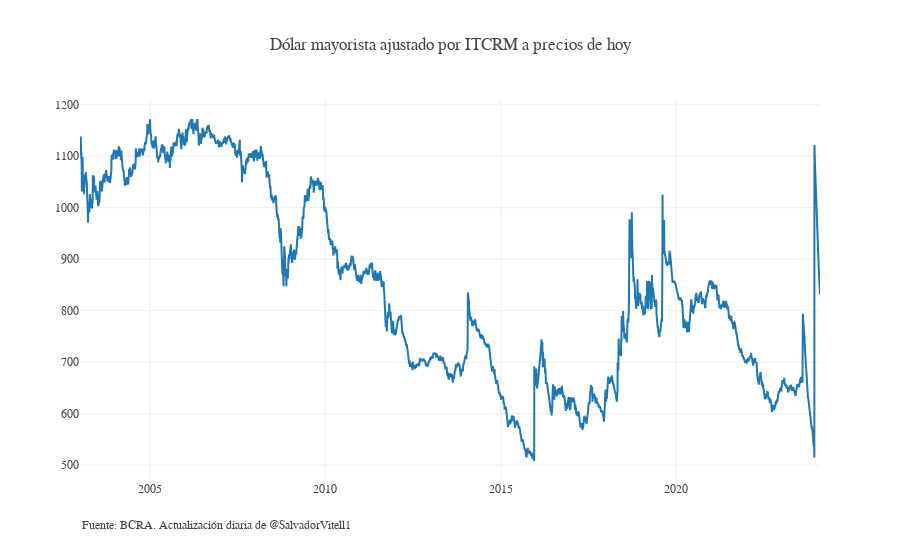

Notebook code for this chart:
### Code cell
inicio = "2003"
fig = go.Figure()
temp = df[inicio:].copy()
fig.add_trace(go.Scatter(x = temp.index, y = temp["dolar_ajustado_itcrm"]))
fig.update_layout(template = None, font_family = "georgia",
                  title_text = "Dólar mayorista ajustado por ITCRM a precios de hoy")
fig.add_annotation(text="Fuente: BCRA. Actualización diaria de @SalvadorVitell1", xref="paper",yref="paper",x=0,y=-0.14,showarrow=False)

### Figure 1 — Plotly figure (JSON) as saved in the notebook; plotly's stock layout.template omitted (floating-point values rounded to 4 significant figures; data arrays with more than 128 entries replaced by an {"elided": "..."} marker saying what was removed)
{"data": [{"type": "scatter", "x": {"elided": "5164 str values"}, "y": {"elided": "5164 float values"}}], "layout": {"annotations": [{"showarrow": false, "text": "Fuente: BCRA. Actualización diaria de @SalvadorVitell1", "x": 0, "xref": "paper", "y": -0.14, "yref": "paper"}], "font": {"family": "georgia"}, "title": {"text": "Dólar mayorista ajustado por ITCRM a precios de hoy"}}}
